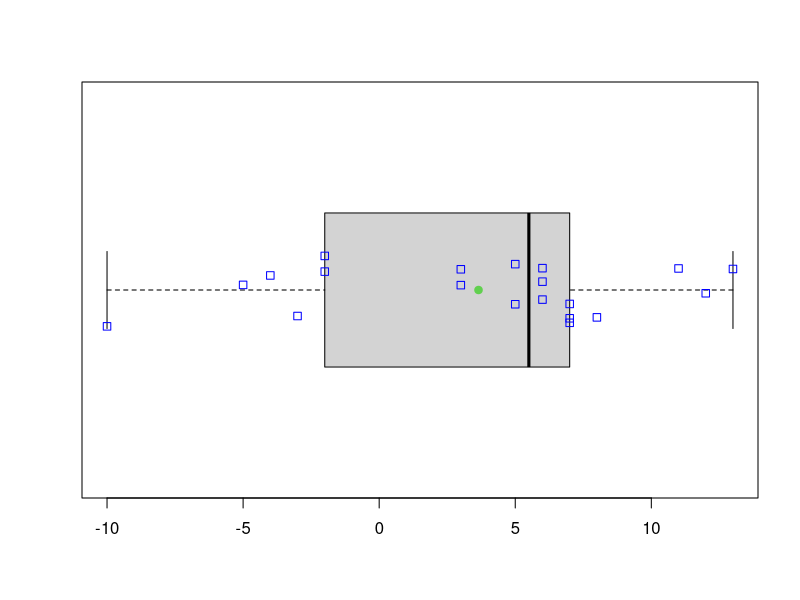
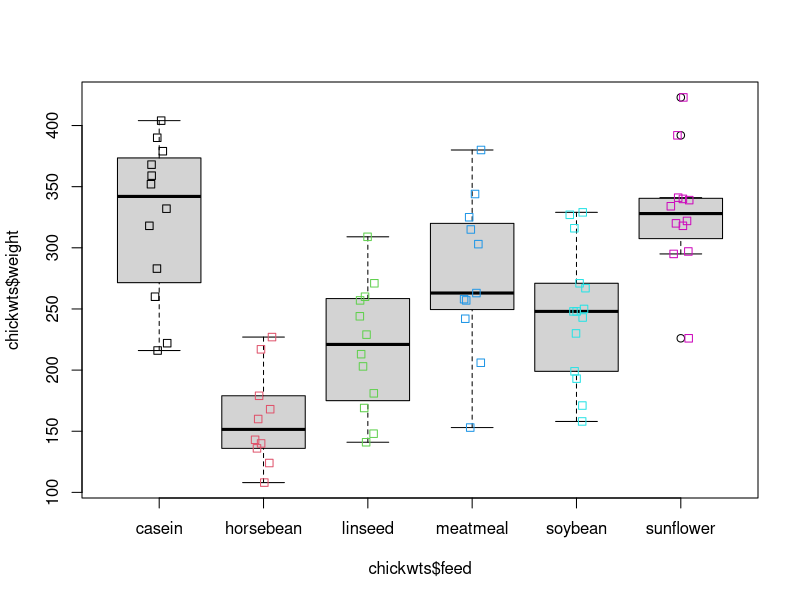

These figures' R source, in order:
View(Titanic)
x=c(8,5,-10,7,13,-2,7,6,-3,3,5,12,11,-2,3,-4,6,7,6,-5)
boxplot(x,horizontal = T)
points(mean(x),1,col = 3,pch = 19)
points(mean(x),5,col = 3,pch = 19)
stripchart(x,method="jitter",add = T,col = "blue")
boxplot(chickwts$weight ~ chickwts$feed)
View(chickwts)
stripchart(chickwts$weight~chickwts$feed,vertical = T,method = "jitter",add = T,col=1:length(chickwts$feed))

